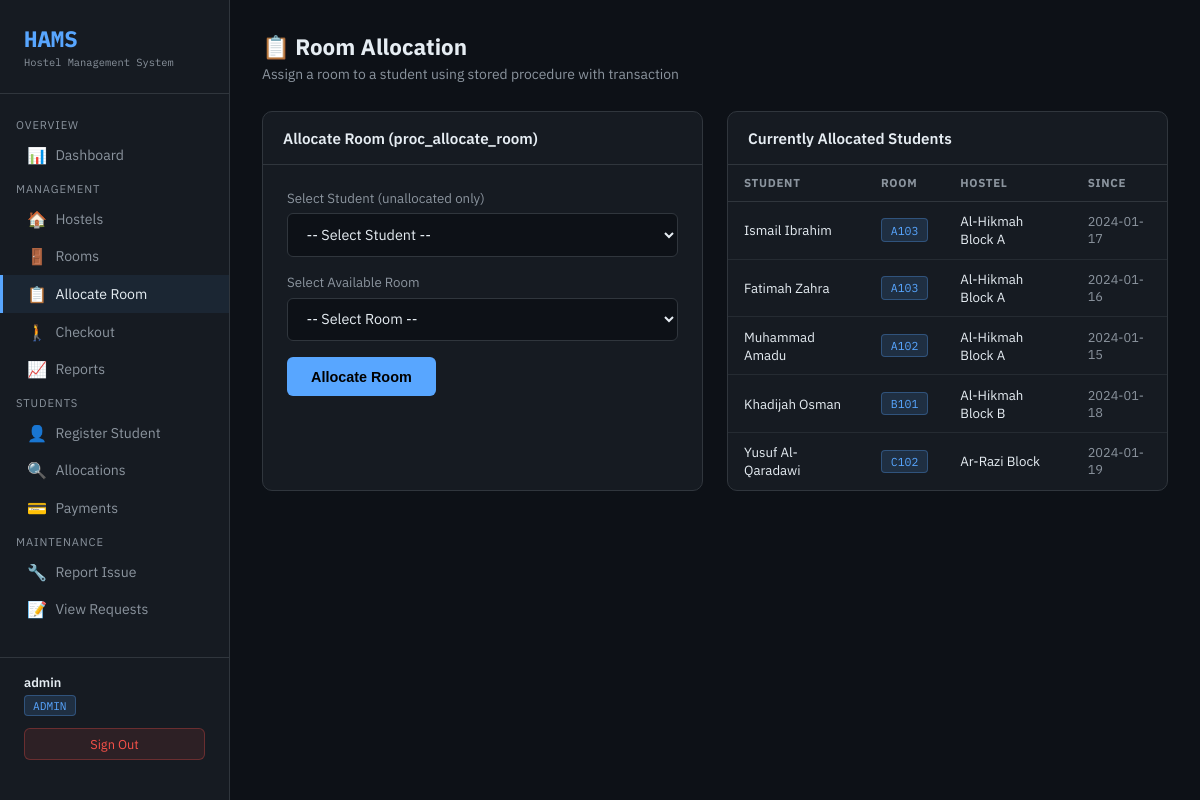
Page /admin/allocate_room.php (signed in) on the committed database.
### tables this page shows
CREATE TABLE Student (
    student_id        INT AUTO_INCREMENT PRIMARY KEY,
    user_id           INT,
    full_name         VARCHAR(100) NOT NULL,
    email             VARCHAR(100) UNIQUE NOT NULL,
    phone             VARCHAR(20),
    department        VARCHAR(100),
    registration_date DATE DEFAULT (CURDATE()),
    FOREIGN KEY (user_id) REFERENCES UserAccount(user_id)
);

### admin/allocate_room.php (the view, shortened to what this page needs)
<?php
$db  = getDB();
$active = $db->query("SELECT * FROM view_student_details ORDER BY hostel_name");
?>
<!DOCTYPE html>
<html lang="en">
<head>
</head>
<body>
<?php include '../assets/nav_inline.php'; ?>
<main class="main">
  <div class="page-header"><h1>📋 Room Allocation</h1><p>Assign a room to a student using stored procedure with transaction</p></div>
  <div class="content-grid">
    <div class="panel">
      <div class="panel-header"><h2>Allocate Room (proc_allocate_room)</h2></div>
      <div style="padding:1.5rem">
        <form method="POST">
          <div class="form-group">
            <label>Select Student (unallocated only)</label>
            <select name="student_id" required>
              <option value="">-- Select Student --</option>
            </select>
          </div>
          <div class="form-group">
            <label>Select Available Room</label>
            <select name="room_id" required>
              <option value="">-- Select Room --</option>
            </select>
          </div>
          <button type="submit" class="btn">Allocate Room</button>
        </form>
      </div>
    </div>
    <div class="panel">
      <div class="panel-header"><h2>Currently Allocated Students</h2></div>
      <?php if ($active->num_rows > 0): ?>
      <table>
        <thead><tr><th>Student</th><th>Room</th><th>Hostel</th><th>Since</th></tr></thead>
        <tbody>
        <?php while($a=$active->fetch_assoc()): ?>
          <tr>
            <td><?= htmlspecialchars($a['full_name']) ?></td>
            <td><span class="badge badge-blue"><?= htmlspecialchars($a['room_number']) ?></span></td>
            <td><?= htmlspecialchars($a['hostel_name']) ?></td>
            <td style="color:var(--muted);font-size:.8rem"><?= $a['check_in_date'] ?></td>
          </tr>
        <?php endwhile; ?>
        </tbody>
      </table>
      <?php else: echo '<div class="empty">No active allocations.</div>'; endif; ?>
    </div>
  </div>
</main>
</body></html>

### assets/nav_inline.php (shortened to what this page needs)
<?php
$role = $_SESSION['role'] ?? 'STUDENT';
$user = $_SESSION['username'] ?? 'User';
$base = '/hams/';
?>
<nav class="sidebar">
  <div class="logo">HAMS <small>Hostel Management System</small></div>
  <div class="nav-section">Overview</div>
  <a href="<?= $base ?>index.php" class="nav-item <?= basename($_SERVER['PHP_SELF'])=='index.php'?'active':'' ?>">
    <span class="icon">📊</span> Dashboard
  </a>
  <?php if ($role === 'ADMIN' || $role === 'WARDEN'): ?>
  <div class="nav-section">Management</div>
  <a href="<?= $base ?>admin/add_hostel.php"    class="nav-item <?= basename($_SERVER['PHP_SELF'])=='add_hostel.php'?'active':'' ?>"><span class="icon">🏠</span> Hostels</a>
  <a href="<?= $base ?>admin/add_room.php"      class="nav-item <?= basename($_SERVER['PHP_SELF'])=='add_room.php'?'active':'' ?>"><span class="icon">🚪</span> Rooms</a>
  <a href="<?= $base ?>admin/allocate_room.php" class="nav-item <?= basename($_SERVER['PHP_SELF'])=='allocate_room.php'?'active':'' ?>"><span class="icon">📋</span> Allocate Room</a>
  <a href="<?= $base ?>admin/checkout.php"      class="nav-item <?= basename($_SERVER['PHP_SELF'])=='checkout.php'?'active':'' ?>"><span class="icon">🚶</span> Checkout</a>
  <a href="<?= $base ?>admin/reports.php"       class="nav-item <?= basename($_SERVER['PHP_SELF'])=='reports.php'?'active':'' ?>"><span class="icon">📈</span> Reports</a>
  <?php endif; ?>
  <div class="nav-section">Students</div>
  <?php if ($role === 'ADMIN'): ?>
  <a href="<?= $base ?>student/register.php" class="nav-item <?= basename($_SERVER['PHP_SELF'])=='register.php'?'active':'' ?>"><span class="icon">👤</span> Register Student</a>
  <?php endif; ?>
  <a href="<?= $base ?>student/view_allocation.php" class="nav-item <?= basename($_SERVER['PHP_SELF'])=='view_allocation.php'?'active':'' ?>"><span class="icon">🔍</span> Allocations</a>
  <a href="<?= $base ?>student/payment.php"         class="nav-item <?= basename($_SERVER['PHP_SELF'])=='payment.php'?'active':'' ?>"><span class="icon">💳</span> Payments</a>
  <div class="nav-section">Maintenance</div>
  <a href="<?= $base ?>maintenance/report_issue.php"  class="nav-item <?= basename($_SERVER['PHP_SELF'])=='report_issue.php'?'active':'' ?>"><span class="icon">🔧</span> Report Issue</a>
  <a href="<?= $base ?>maintenance/view_requests.php" class="nav-item <?= basename($_SERVER['PHP_SELF'])=='view_requests.php'?'active':'' ?>"><span class="icon">📝</span> View Requests</a>
  <div class="sidebar-footer">
    <div class="name"><?= htmlspecialchars($user) ?></div>
    <span class="role-badge"><?= $role ?></span>
    <a href="<?= $base ?>auth/logout.php" class="logout-btn">Sign Out</a>
  </div>
</nav>

### assets/css/style_inline.php (style rules this page uses)
:root { --bg: #0d1117; --surface:#161b22; --border:#30363d; --accent: #58a6ff; --green:#3fb950; --yellow:#d29922; --red: #f85149; --purple:#bc8cff; --text:#e6edf3; --muted:#8b949e; }
* { box-sizing:border-box; margin:0; padding:0; }
body { background:var(--bg); color:var(--text); font-family:'IBM Plex Sans',sans-serif; display:flex; min-height:100vh; }
.sidebar { width:230px; min-height:100vh; background:var(--surface); border-right:1px solid var(--border); display:flex; flex-direction:column; padding:1.5rem 0; position:fixed; top:0; left:0; bottom:0; overflow-y:auto; }
.logo { font-family:'IBM Plex Mono',monospace; font-size:1.4rem; font-weight:700; color:var(--accent); padding:0 1.5rem 1.5rem; border-bottom:1px solid var(--border); margin-bottom:1rem; }
.logo small { display:block; font-size:.65rem; font-weight:400; color:var(--muted); margin-top:.15rem; }
.nav-section { padding:.5rem 1rem .25rem; font-size:.7rem; color:var(--muted); text-transform:uppercase; letter-spacing:.08em; }
.nav-item { display:flex; align-items:center; gap:.65rem; padding:.55rem 1.5rem; color:var(--muted); text-decoration:none; font-size:.88rem; transition:all .15s; border-left:3px solid transparent; }
.nav-item:hover, .nav-item.active { color:var(--text); background:rgba(88,166,255,.08); border-left-color:var(--accent); }
.nav-item .icon { font-size:1rem; width:18px; text-align:center; }
.sidebar-footer { margin-top:auto; padding:1rem 1.5rem; border-top:1px solid var(--border); font-size:.8rem; }
.role-badge { display:inline-block; background:rgba(88,166,255,.15); color:var(--accent); border:1px solid rgba(88,166,255,.3); border-radius:4px; padding:.15rem .5rem; font-size:.7rem; font-family:'IBM Plex Mono',monospace; }
.sidebar-footer .name { color:var(--text); font-weight:600; margin-bottom:.25rem; }
.logout-btn { display:block; margin-top:.75rem; text-align:center; padding:.4rem; background:rgba(248,81,73,.1); color:var(--red); border:1px solid rgba(248,81,73,.3); border-radius:6px; text-decoration:none; font-size:.8rem; transition:.2s; }
.main { margin-left:230px; padding:2rem; flex:1; width:calc(100% - 230px); }
.page-header { margin-bottom:1.75rem; }
.page-header h1 { font-size:1.4rem; font-weight:700; }
.page-header p { color:var(--muted); font-size:.87rem; margin-top:.25rem; }
.content-grid { display:grid; grid-template-columns:1fr 1fr; gap:1.5rem; }
.panel { background:var(--surface); border:1px solid var(--border); border-radius:10px; overflow:hidden; }
.panel-header { padding:1rem 1.25rem; border-bottom:1px solid var(--border); display:flex; justify-content:space-between; align-items:center; }
.panel-header h2 { font-size:.95rem; font-weight:600; }
table { width:100%; border-collapse:collapse; font-size:.83rem; }
th { padding:.65rem 1rem; text-align:left; color:var(--muted); font-size:.72rem; text-transform:uppercase; letter-spacing:.06em; border-bottom:1px solid var(--border); }
td { padding:.65rem 1rem; border-bottom:1px solid rgba(48,54,61,.6); }
tr:last-child td { border-bottom:none; }
.badge { display:inline-block; padding:.2rem .55rem; border-radius:4px; font-size:.72rem; font-family:'IBM Plex Mono',monospace; }
.badge-blue { background:rgba(88,166,255,.15); color:var(--accent); border:1px solid rgba(88,166,255,.3); }
.form-group { margin-bottom:1rem; }
.form-group label { display:block; font-size:.83rem; color:var(--muted); margin-bottom:.4rem; }
.form-group input, .form-group select, .form-group textarea { width:100%; background:var(--bg); border:1px solid var(--border); border-radius:6px; color:var(--text); padding:.65rem .9rem; font-size:.9rem; font-family:inherit; transition:border-color .2s; }
.form-group select option { background:var(--surface); }
.btn { background:var(--accent); color:#000; border:none; border-radius:6px; padding:.7rem 1.5rem; font-size:.9rem; font-weight:600; cursor:pointer; transition:opacity .2s; }

### rows in the picture
student: full_name "Ismail Ibrahim", room_number "A103", hostel_name "Al-Hikmah Block A", check_in_date "2024-01-17"
student: full_name "Fatimah Zahra", room_number "A103", hostel_name "Al-Hikmah Block A", check_in_date "2024-01-16"
student: full_name "Muhammad Amadu", room_number "A102", hostel_name "Al-Hikmah Block A", check_in_date "2024-01-15"
student: full_name "Khadijah Osman", room_number "B101", hostel_name "Al-Hikmah Block B", check_in_date "2024-01-18"
student: full_name "Yusuf Al-Qaradawi", room_number "C102", hostel_name "Ar-Razi Block", check_in_date "2024-01-19"

### other values in the picture
$user "admin"
$role "ADMIN"
